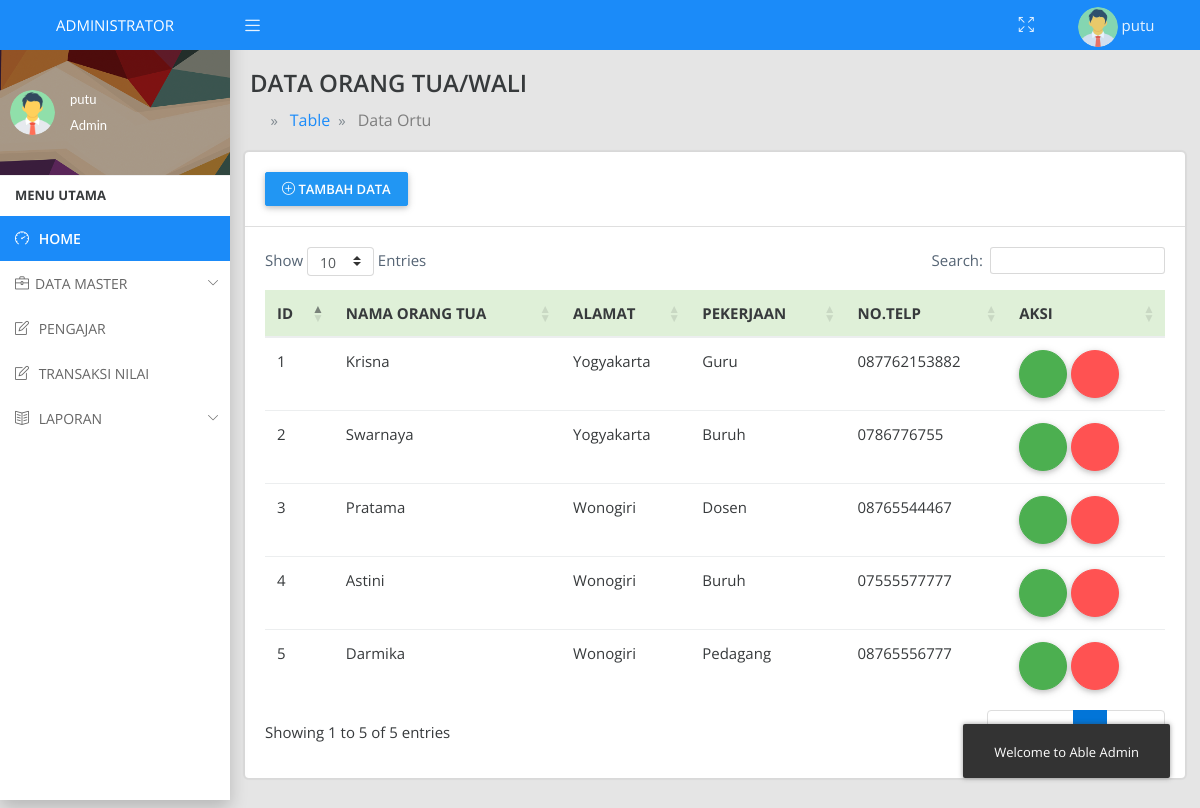
/index.php?master=orangtua (signed in), run on the app's committed database.
### tables this page shows
CREATE TABLE `orangtua` (
  `id_ortu` int(11) NOT NULL AUTO_INCREMENT,
  `nama_ortu` varchar(50) NOT NULL,
  `alamat` varchar(50) NOT NULL,
  `pekerjaan` varchar(50) NOT NULL,
  `no_telp` varchar(12) NOT NULL,
  PRIMARY KEY (`id_ortu`)
);

### master/data-orangtua.php (the view, shortened to what this page needs)
    <div class="container-fluid">
      <div class="row">
        <div class="col-sm-12 p-0">
          <div class="main-header">
            <h4>DATA ORANG TUA/WALI</h4>
            <ol class="breadcrumb breadcrumb-title breadcrumb-arrow">
              <li class="breadcrumb-item">
                <a href="index.php">
                  <i class="icofont icofont-home"></i>
                </a>
              </li>
              <li class="breadcrumb-item"><a href="#">Table</a>
              </li>
              <li class="breadcrumb-item"><a href="data-orangtua.php">Data Ortu</a>
              </li>
            </ol>
          </div>
        </div>
      </div>
      <div class="row">
        <div class="col-sm-12">
          <div class="card">
            <div class="card-header">
              <button type="button" class="btn btn-primary waves-effect waves-light" onclick="TambahOrtu()"><i class="icon-plus"></i>  TAMBAH DATA</button>
            </div>
        <div class="card-block">
          <div class="row">
            <div class="col-sm-12 table-responsive">
              <table id="datatable" class="table">
                <thead>
                  <tr class="table-success">
                    <th>ID</th>
                    <th>NAMA ORANG TUA</th>
                    <th>ALAMAT</th>
                    <th>PEKERJAAN</th>
                    <th>NO.TELP</th>
                    <th>AKSI</th>
                  </tr>
                </thead>
                <tbody>
                 <?php
                 $no=1;
                 $data=$koneksi->query("SELECT * FROM orangtua");
                 while ($orangtua=$data->fetch_assoc()) {
                   ?>
                   <tr>
                     <td><?= $no ?></td>
                     <td><?= $orangtua['nama_ortu']?></td>
                     <td><?= $orangtua['alamat']?></td>
                     <td><?= $orangtua['pekerjaan']?></td>
                     <td><?= $orangtua['no_telp']?></td>
                     <td>
                      <button class="btn btn-success btn-icon waves-effect waves-light" onclick="UbahOrtu('<?=$orangtua['id_ortu'] ?>','<?=$orangtua['nama_ortu'] ?>','<?=$orangtua['alamat'] ?>','<?=$orangtua['pekerjaan'] ?>','<?=$orangtua['no_telp'] ?>')" data-toggle="tooltip" data-placement="left" title=".Ubah-Data"><i class="icofont icofont-refresh"></i>
                      </button>
                      <button type="button" class="btn btn-danger btn-icon waves-effect waves-light" onclick="HapusOrtu('<?=$orangtua['id_ortu'] ?>','<?=$orangtua['nama_ortu'] ?>')" data-toggle="tooltip" data-placement="left" title=".Hapus-Data"><i class="icofont icofont-trash"></i>
                      </button>
                    </td>
                  </tr>
                  <?php
                  $no++;
                }
                ?>
              </tbody>
            </table>
          </div>
        </div>
      </div>
    </div>
  </div>
</div>

### data on the page
orangtua: nama_ortu "Krisna", alamat "Yogyakarta", pekerjaan "Guru", no_telp "087762153882"
orangtua: nama_ortu "Swarnaya", alamat "Yogyakarta", pekerjaan "Buruh", no_telp "0786776755"
orangtua: nama_ortu "Pratama", alamat "Wonogiri", pekerjaan "Dosen", no_telp "08765544467"
orangtua: nama_ortu "Astini", alamat "Wonogiri", pekerjaan "Buruh", no_telp "07555577777"
orangtua: nama_ortu "Darmika", alamat "Wonogiri", pekerjaan "Pedagang", no_telp "08765556777"

### other printed values
$_SESSION['user']['nama_user'] "putu"
$_SESSION['login'] "Admin"
